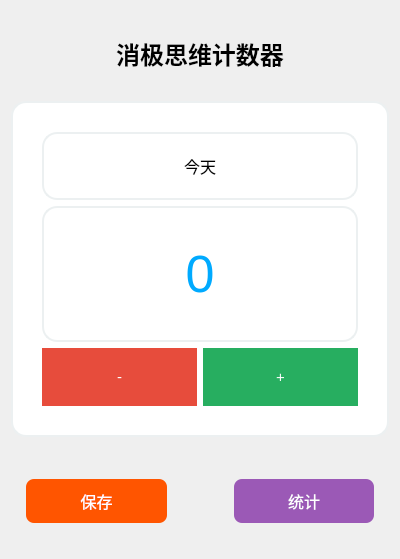
<?xml version="1.0" encoding="UTF-8"?>
<ui version="4.0">
 <class>Form</class>
 <widget class="QWidget" name="Form">
  <property name="geometry">
   <rect>
    <x>0</x>
    <y>0</y>
    <width>400</width>
    <height>559</height>
   </rect>
  </property>
  <property name="windowTitle">
   <string>消极思维计数器</string>
  </property>
  <property name="styleSheet">
   <string notr="true">QcomboBox {
                background-color: #ffffff;
                border: 1px solid #bdc3c7;
                border-radius: 5px;
                padding: 5px;
            }</string>
  </property>
  <layout class="QVBoxLayout" name="verticalLayout_2">
   <item>
    <widget class="QLabel" name="label">
     <property name="sizePolicy">
      <sizepolicy hsizetype="Preferred" vsizetype="Expanding">
       <horstretch>0</horstretch>
       <verstretch>1</verstretch>
      </sizepolicy>
     </property>
     <property name="maximumSize">
      <size>
       <width>16777215</width>
       <height>16777215</height>
      </size>
     </property>
     <property name="font">
      <font>
       <pointsize>18</pointsize>
       <bold>true</bold>
      </font>
     </property>
     <property name="styleSheet">
      <string notr="true">padding:-20px</string>
     </property>
     <property name="text">
      <string>消极思维计数器</string>
     </property>
     <property name="alignment">
      <set>Qt::AlignmentFlag::AlignCenter</set>
     </property>
    </widget>
   </item>
   <item>
    <widget class="QFrame" name="frame">
     <property name="sizePolicy">
      <sizepolicy hsizetype="Preferred" vsizetype="Expanding">
       <horstretch>0</horstretch>
       <verstretch>4</verstretch>
      </sizepolicy>
     </property>
     <property name="styleSheet">
      <string notr="true">background-color: #ffffff;
border: 2px solid #ecf0f1;
border-radius: 15px;
padding: 20px;</string>
     </property>
     <property name="frameShape">
      <enum>QFrame::Shape::StyledPanel</enum>
     </property>
     <property name="frameShadow">
      <enum>QFrame::Shadow::Raised</enum>
     </property>
     <property name="lineWidth">
      <number>1</number>
     </property>
     <layout class="QVBoxLayout" name="verticalLayout">
      <item>
       <widget class="QPushButton" name="pushButton_5">
        <property name="font">
         <font>
          <pointsize>12</pointsize>
         </font>
        </property>
        <property name="cursor">
         <cursorShape>OpenHandCursor</cursorShape>
        </property>
        <property name="styleSheet">
         <string notr="true">QPushButton:hover {
                background-color: rgb(206, 206, 206);
            }</string>
        </property>
        <property name="text">
         <string>今天</string>
        </property>
        <property name="icon">
         <iconset resource="tool_icons.qrc">
          <normaloff>:/icons/日历.png</normaloff>:/icons/日历.png</iconset>
        </property>
        <property name="iconSize">
         <size>
          <width>20</width>
          <height>20</height>
         </size>
        </property>
       </widget>
      </item>
      <item>
       <widget class="QLabel" name="label_2">
        <property name="sizePolicy">
         <sizepolicy hsizetype="Preferred" vsizetype="Preferred">
          <horstretch>0</horstretch>
          <verstretch>0</verstretch>
         </sizepolicy>
        </property>
        <property name="font">
         <font>
          <family>Microsoft YaHei UI</family>
          <pointsize>39</pointsize>
         </font>
        </property>
        <property name="styleSheet">
         <string notr="true">color: rgb(0, 170, 255)</string>
        </property>
        <property name="text">
         <string>0</string>
        </property>
        <property name="alignment">
         <set>Qt::AlignmentFlag::AlignCenter</set>
        </property>
       </widget>
      </item>
      <item>
       <layout class="QHBoxLayout" name="horizontalLayout_2">
        <item>
         <widget class="QPushButton" name="pushButton_4">
          <property name="sizePolicy">
           <sizepolicy hsizetype="Preferred" vsizetype="Fixed">
            <horstretch>0</horstretch>
            <verstretch>0</verstretch>
           </sizepolicy>
          </property>
          <property name="minimumSize">
           <size>
            <width>30</width>
            <height>30</height>
           </size>
          </property>
          <property name="font">
           <font>
            <pointsize>11</pointsize>
           </font>
          </property>
          <property name="cursor">
           <cursorShape>PointingHandCursor</cursorShape>
          </property>
          <property name="styleSheet">
           <string notr="true">QPushButton {
                background-color: #e74c3c;
                color: white;
                border: none;
                border-radius: 30px;
            }
            QPushButton:hover {
                background-color: #c0392b;
            }
            QPushButton:pressed {
                background-color: #a93226;
            }</string>
          </property>
          <property name="text">
           <string>-</string>
          </property>
          <property name="autoDefault">
           <bool>false</bool>
          </property>
         </widget>
        </item>
        <item>
         <widget class="QPushButton" name="pushButton_3">
          <property name="sizePolicy">
           <sizepolicy hsizetype="Preferred" vsizetype="Fixed">
            <horstretch>0</horstretch>
            <verstretch>0</verstretch>
           </sizepolicy>
          </property>
          <property name="minimumSize">
           <size>
            <width>30</width>
            <height>30</height>
           </size>
          </property>
          <property name="font">
           <font>
            <pointsize>11</pointsize>
           </font>
          </property>
          <property name="cursor">
           <cursorShape>PointingHandCursor</cursorShape>
          </property>
          <property name="styleSheet">
           <string notr="true">QPushButton {
                background-color: #27ae60;
                color: white;
                border: none;
                border-radius: 30px;
            }
            QPushButton:hover {
                background-color: #229954;
            }
            QPushButton:pressed {
                background-color: #1e8449;
            }</string>
          </property>
          <property name="text">
           <string>+</string>
          </property>
         </widget>
        </item>
       </layout>
      </item>
     </layout>
    </widget>
   </item>
   <item>
    <layout class="QHBoxLayout" name="horizontalLayout">
     <property name="spacing">
      <number>67</number>
     </property>
     <property name="leftMargin">
      <number>15</number>
     </property>
     <property name="topMargin">
      <number>36</number>
     </property>
     <property name="rightMargin">
      <number>15</number>
     </property>
     <property name="bottomMargin">
      <number>25</number>
     </property>
     <item>
      <widget class="QPushButton" name="pushButton_2">
       <property name="minimumSize">
        <size>
         <width>0</width>
         <height>40</height>
        </size>
       </property>
       <property name="font">
        <font>
         <pointsize>12</pointsize>
        </font>
       </property>
       <property name="cursor">
        <cursorShape>PointingHandCursor</cursorShape>
       </property>
       <property name="styleSheet">
        <string notr="true">QPushButton {
                background-color: rgb(255, 85, 0);
                color: white;
                border: none;
                border-radius: 8px;
                padding: 10px 20px;
            }
            QPushButton:hover {
                background-color: rgb(255, 0, 0);
            }</string>
       </property>
       <property name="text">
        <string>保存</string>
       </property>
      </widget>
     </item>
     <item>
      <widget class="QPushButton" name="pushButton">
       <property name="minimumSize">
        <size>
         <width>0</width>
         <height>40</height>
        </size>
       </property>
       <property name="font">
        <font>
         <pointsize>12</pointsize>
        </font>
       </property>
       <property name="cursor">
        <cursorShape>PointingHandCursor</cursorShape>
       </property>
       <property name="styleSheet">
        <string notr="true">QPushButton {
                background-color: #9b59b6;
                color: white;
                border: none;
                border-radius: 8px;
                padding: 10px 20px;
            }
            QPushButton:hover {
                background-color: #8e44ad;
            }</string>
       </property>
       <property name="text">
        <string>统计</string>
       </property>
      </widget>
     </item>
    </layout>
   </item>
  </layout>
 </widget>
 <resources>
  <include location="tool_icons.qrc"/>
 </resources>
 <connections/>
</ui>
